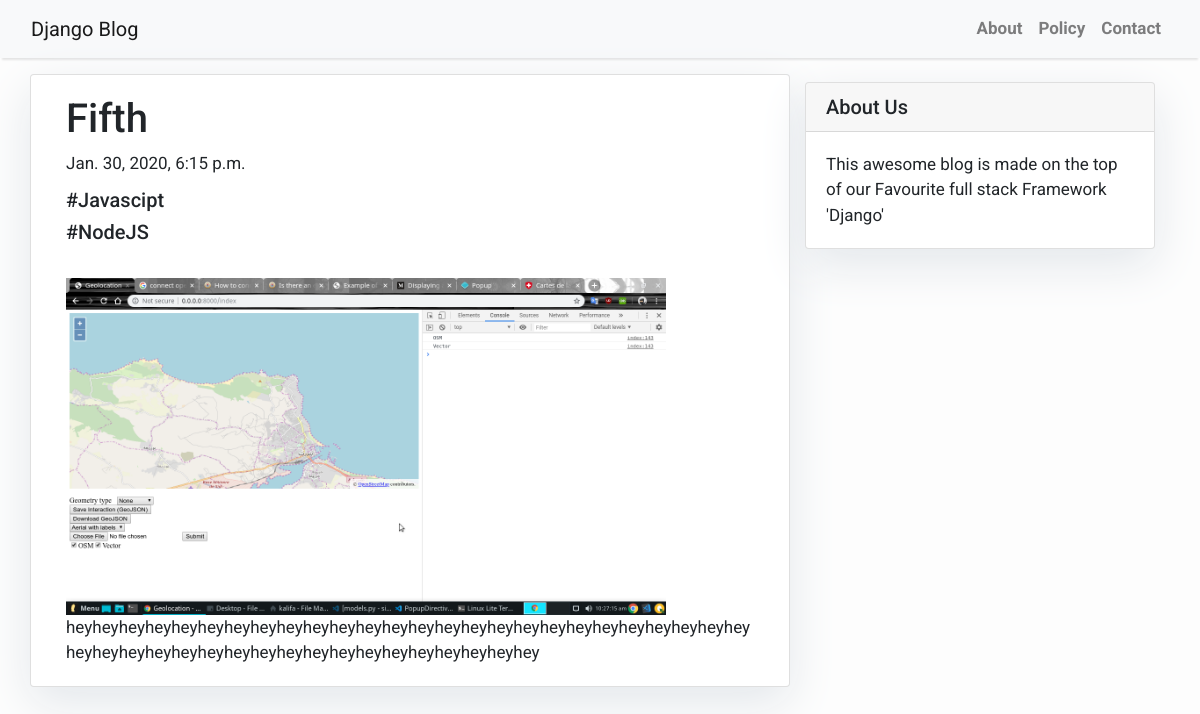
The app's page /fifth/ with its own data.
### blog/models.py (models this page shows, shortened)
class Post(models.Model):
    title = models.CharField(max_length=200, unique=True)
    pic = models.ImageField(upload_to='images/')
    content = models.TextField()
    slug = models.SlugField(max_length=200, unique=True)
    created_on = models.DateTimeField(auto_now_add=True)
    tags = models.ManyToManyField('Tag')
    class Meta:
        ordering = ['-created_on']

class Tag(models.Model):
    tag_name = models.CharField(max_length=256)

### blog/views.py (the view)
# urls.py: path('<slug:slug>/', views.PostDetail.as_view(), name='post_detail'),
class PostDetail(generic.DetailView):
    model = Post
    template_name = 'post_detail.html'

### templates/post_detail.html
{% extends 'base.html' %} {% block content %}
<div class="container">
  <div class="row">
    <div class="col-md-8 card mb-4  mt-3 left  top">
      <div class="card-body">
        <h1>{% block title %} {{ object.title }} {% endblock title %}</h1>
        <p class="card-title">{{ post.created_on }}</p>
        {% for tag in post.tags.all %}
                    <h5 class="title">{{ tag.tag_name }}</h5>
        {% endfor %}
        <br/>
                    <img src="{{ post.pic.url }}" alt=img height="=600" width="600"></img>
        <br/>
        <p class="card-text ">{{ object.content | safe }}</p>
      </div>
    </div>
    {% block sidebar %} {% include 'sidebar.html' %} {% endblock sidebar %}
  </div>
</div>
{% endblock content %}

### templates/base.html (style rules this page uses)
body { font-family: "Roboto", sans-serif; font-size: 17px; background-color: #fdfdfd; }

### templates/sidebar.html (style rules this page uses)
.card { box-shadow: 0 16px 48px #E3E7EB; }

### records on screen
Post: title "Fifth", created_on "Jan. 30, 2020, 6:15 p.m.", pic (picture), content "heyheyheyheyheyheyheyheyheyheyheyheyheyheyheyheyheyheyheyheyheyheyheyheyheyheyheyheyheyheyheyheyheyheyheyheyheyheyheyheyheyheyheyhey"
Tag: tag_name "#Javascipt"
Tag: tag_name "#NodeJS"
